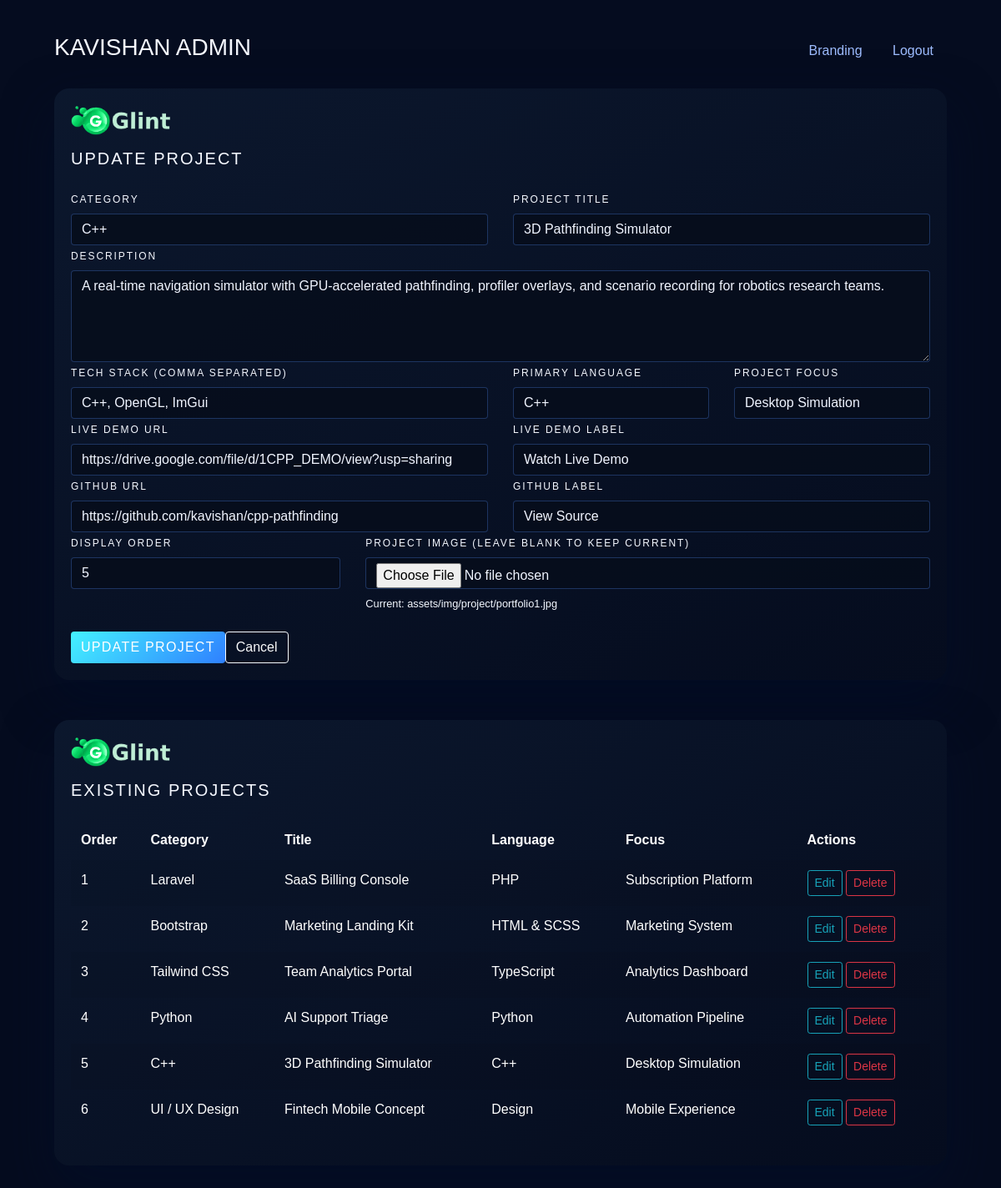
Page /admin/projects.php?id=5 (signed in) on the committed database.
### tables this page shows
CREATE TABLE IF NOT EXISTS `projects` (
  `id` INT UNSIGNED NOT NULL AUTO_INCREMENT,
  `category_name` VARCHAR(120) NOT NULL,
  `category_slug` VARCHAR(150) NOT NULL,
  `title` VARCHAR(180) NOT NULL,
  `description` TEXT NOT NULL,
  `tech_stack` TEXT NULL,
  `primary_language` VARCHAR(80) NOT NULL,
  `project_focus` VARCHAR(160) NOT NULL,
  `image_path` VARCHAR(255) NOT NULL,
  `live_demo_url` VARCHAR(255) DEFAULT NULL,
  `live_demo_label` VARCHAR(120) DEFAULT NULL,
  `github_url` VARCHAR(255) DEFAULT NULL,
  `github_label` VARCHAR(120) DEFAULT NULL,
  `display_order` INT DEFAULT 0,
  `created_at` TIMESTAMP NOT NULL DEFAULT CURRENT_TIMESTAMP,
  `updated_at` TIMESTAMP NOT NULL DEFAULT CURRENT_TIMESTAMP ON UPDATE CURRENT_TIMESTAMP,
  PRIMARY KEY (`id`),
  UNIQUE KEY `slug_unique` (`category_slug`)
);

### inc/db.php (called while the page is built, shortened)
<?php
function getSettings(PDO $pdo): array
{
    $stmt = $pdo->query('SELECT setting_key, setting_value FROM settings');
    $settings = [];
    foreach ($stmt as $row) {
        $settings[$row['setting_key']] = $row['setting_value'];
    }
    return $settings;
}
function getProjects(PDO $pdo): array
{
    $stmt = $pdo->query('SELECT * FROM projects ORDER BY display_order ASC, category_name ASC');
    return $stmt->fetchAll();
}

### admin/projects.php (the view, shortened to what this page needs)
<?php
$errors = [];
$editingProject = null;
$pdo = null;
try {
    $pdo = getPDO();
} catch (Throwable $e) {
    $dbError = $e->getMessage();
}
$brandingLogo = '../assets/img/logo/logo.png';
if ($pdo) {
    $settings = getSettings($pdo);
    if (!empty($settings['header_logo'])) {
        $brandingLogo = '../' . ltrim($settings['header_logo'], '/');
    }
}
if (isset($_GET['id'])) {
    $id = (int) $_GET['id'];
    if ($pdo) {
        $stmt = $pdo->prepare('SELECT * FROM projects WHERE id = :id');
        $stmt->execute(['id' => $id]);
        $editingProject = $stmt->fetch();
    } else {
        $errors[] = 'Unable to load project while database connection is unavailable.';
    }
}
$projects = $pdo ? getProjects($pdo) : [];
?>
<!DOCTYPE html>
<html lang="en">
<head>
    <link rel="stylesheet" href="../assets/css/plugins/bootstrap.min.css">
</head>
<body>
    <div class="container">
        <div class="mb-4 d-flex justify-content-between align-items-center">
            <h1 class="h3 text-uppercase">Kavishan Admin</h1>
            <div>
                <a href="hero.php" class="nav-link d-inline-block me-3">Branding</a>
                <a href="logout.php" class="nav-link d-inline-block">Logout</a>
            </div>
        </div>
        <div class="card mb-5">
            <div class="card-body"><img src="<?= htmlspecialchars($brandingLogo, ENT_QUOTES, 'UTF-8'); ?>" alt="Kavishan" class="admin-logo mb-3">
                <h2 class="h5 mb-4"><?= $editingProject ? 'Update Project' : 'Create Project'; ?></h2>
                <form method="post" enctype="multipart/form-data">
                    <div class="row g-3">
                        <div class="col-md-6">
                            <label class="form-label" for="category_name">Category</label>
                            <input type="text" id="category_name" name="category_name" class="form-control" required value="<?= htmlspecialchars($editingProject['category_name'] ?? '', ENT_QUOTES, 'UTF-8'); ?>">
                        </div>
                        <div class="col-md-6">
                            <label class="form-label" for="title">Project Title</label>
                            <input type="text" id="title" name="title" class="form-control" required value="<?= htmlspecialchars($editingProject['title'] ?? '', ENT_QUOTES, 'UTF-8'); ?>">
                        </div>
                        <div class="col-12">
                            <label class="form-label" for="description">Description</label>
                            <textarea id="description" name="description" class="form-control" rows="4" required><?= htmlspecialchars($editingProject['description'] ?? '', ENT_QUOTES, 'UTF-8'); ?></textarea>
                        </div>
                        <div class="col-md-6">
                            <label class="form-label" for="tech_stack">Tech Stack (comma separated)</label>
                            <input type="text" id="tech_stack" name="tech_stack" class="form-control" value="<?= htmlspecialchars($editingProject['tech_stack'] ?? '', ENT_QUOTES, 'UTF-8'); ?>">
                        </div>
                        <div class="col-md-3">
                            <label class="form-label" for="primary_language">Primary Language</label>
                            <input type="text" id="primary_language" name="primary_language" class="form-control" required value="<?= htmlspecialchars($editingProject['primary_language'] ?? '', ENT_QUOTES, 'UTF-8'); ?>">
                        </div>
                        <div class="col-md-3">
                            <label class="form-label" for="project_focus">Project Focus</label>
                            <input type="text" id="project_focus" name="project_focus" class="form-control" required value="<?= htmlspecialchars($editingProject['project_focus'] ?? '', ENT_QUOTES, 'UTF-8'); ?>">
                        </div>
                        <div class="col-md-6">
                            <label class="form-label" for="live_demo_url">Live Demo URL</label>
                            <input type="url" id="live_demo_url" name="live_demo_url" class="form-control" value="<?= htmlspecialchars($editingProject['live_demo_url'] ?? '', ENT_QUOTES, 'UTF-8'); ?>">
                        </div>
                        <div class="col-md-6">
                            <label class="form-label" for="live_demo_label">Live Demo Label</label>
                            <input type="text" id="live_demo_label" name="live_demo_label" class="form-control" value="<?= htmlspecialchars($editingProject['live_demo_label'] ?? '', ENT_QUOTES, 'UTF-8'); ?>">
                        </div>
                        <div class="col-md-6">
                            <label class="form-label" for="github_url">GitHub URL</label>
                            <input type="url" id="github_url" name="github_url" class="form-control" value="<?= htmlspecialchars($editingProject['github_url'] ?? '', ENT_QUOTES, 'UTF-8'); ?>">
                        </div>
                        <div class="col-md-6">
                            <label class="form-label" for="github_label">GitHub Label</label>
                            <input type="text" id="github_label" name="github_label" class="form-control" value="<?= htmlspecialchars($editingProject['github_label'] ?? '', ENT_QUOTES, 'UTF-8'); ?>">
                        </div>
                        <div class="col-md-4">
                            <label class="form-label" for="display_order">Display Order</label>
                            <input type="number" id="display_order" name="display_order" class="form-control" value="<?= htmlspecialchars((string) ($editingProject['display_order'] ?? 0), ENT_QUOTES, 'UTF-8'); ?>">
                        </div>
                        <div class="col-md-8">
                            <label class="form-label" for="project_image">Project Image <?= $editingProject ? '(leave blank to keep current)' : ''; ?></label>
                            <input type="file" id="project_image" name="project_image" class="form-control" accept=".jpg,.jpeg,.png,.webp">
                            <?php if ($editingProject): ?>
                                <small class="d-block mt-2">Current: <?= htmlspecialchars($editingProject['image_path'], ENT_QUOTES, 'UTF-8'); ?></small>
                            <?php endif; ?>
                        </div>
                    </div>
                    <div class="mt-4 d-flex gap-2">
                        <button type="submit" class="btn btn-primary"><?= $editingProject ? 'Update Project' : 'Create Project'; ?></button>
                        <?php if ($editingProject): ?>
                            <a href="projects.php" class="btn btn-outline-light">Cancel</a>
                        <?php endif; ?>
                    </div>
                </form>
            </div>
        </div>
        <div class="card">
            <div class="card-body"><img src="<?= htmlspecialchars($brandingLogo, ENT_QUOTES, 'UTF-8'); ?>" alt="Kavishan" class="admin-logo mb-3">
                <h2 class="h5 mb-4">Existing Projects</h2>
                <div class="table-responsive">
                    <table class="table table-borderless table-striped align-middle text-white">
                        <thead>
                            <tr>
                                <th scope="col">Order</th>
                                <th scope="col">Category</th>
                                <th scope="col">Title</th>
                                <th scope="col">Language</th>
                                <th scope="col">Focus</th>
                                <th scope="col" class="text-end">Actions</th>
                            </tr>
                        </thead>
                        <tbody>
                            <?php foreach ($projects as $project): ?>
                                <tr>
                                    <td><?= (int) $project['display_order']; ?></td>
                                    <td><?= htmlspecialchars($project['category_name'], ENT_QUOTES, 'UTF-8'); ?></td>
                                    <td><?= htmlspecialchars($project['title'], ENT_QUOTES, 'UTF-8'); ?></td>
                                    <td><?= htmlspecialchars($project['primary_language'], ENT_QUOTES, 'UTF-8'); ?></td>
                                    <td><?= htmlspecialchars($project['project_focus'], ENT_QUOTES, 'UTF-8'); ?></td>
                                    <td class="text-end">
                                        <a href="projects.php?id=<?= (int) $project['id']; ?>" class="btn btn-sm btn-outline-info">Edit</a>
                                        <form method="post" class="d-inline" onsubmit="return confirm('Delete this project?');">
                                            <button type="submit" class="btn btn-sm btn-outline-danger">Delete</button>
                                        </form>
                                    </td>
                                </tr>
                            <?php endforeach; ?>
                        </tbody>
                    </table>
                </div>
            </div>
        </div>
    </div>
</body>
</html>

### admin/projects.php (style rules this page uses)
body { background: #050c1f; color: #f5f8ff; font-family: "Poppins", sans-serif; padding: 40px 0; }
.container { max-width: 1100px; }
.card { background: linear-gradient(150deg, rgba(12, 24, 46, 0.95), rgba(5, 12, 30, 0.96)); border: none; border-radius: 18px; box-shadow: 0 25px 60px rgba(2, 12, 41, 0.55); }
.admin-logo { height: 36px; width: auto; }
.card h2 { letter-spacing: 0.1em; text-transform: uppercase; }
.btn-primary { background: linear-gradient(135deg, #44f2ff, #2f80ff); border: none; text-transform: uppercase; letter-spacing: 0.08em; }
a.nav-link { color: #9ebdff !important; }
table tbody tr td { vertical-align: middle; }
label { text-transform: uppercase; font-size: 12px; letter-spacing: 0.16em; }
.form-control { background: rgba(6, 14, 28, 0.85); border: 1px solid rgba(86, 144, 255, 0.3); color: #f1f5ff; }

### rows in the picture
projects: category_name "C++", title "3D Pathfinding Simulator", description "A real-time navigation simulator with GPU-accelerated pathfinding, profiler overlays, and scenario recording for robotics research teams.", tech_stack "C++, OpenGL, ImGui", primary_language "C++", project_focus "Desktop Simulation", live_demo_url "https://drive.google.com/file/d/1CPP_DEMO/view?usp=sharing", live_demo_label "Watch Live Demo", github_url "https://github.com/kavishan/cpp-pathfinding", github_label "View Source", display_order "5", image_path "assets/img/project/portfolio1.jpg"
projects: display_order "1", category_name "Laravel", title "SaaS Billing Console", primary_language "PHP", project_focus "Subscription Platform"
projects: display_order "2", category_name "Bootstrap", title "Marketing Landing Kit", primary_language "HTML & SCSS", project_focus "Marketing System"
projects: display_order "3", category_name "Tailwind CSS", title "Team Analytics Portal", primary_language "TypeScript", project_focus "Analytics Dashboard"
projects: display_order "4", category_name "Python", title "AI Support Triage", primary_language "Python", project_focus "Automation Pipeline"
projects: display_order "6", category_name "UI / UX Design", title "Fintech Mobile Concept", primary_language "Design", project_focus "Mobile Experience"
